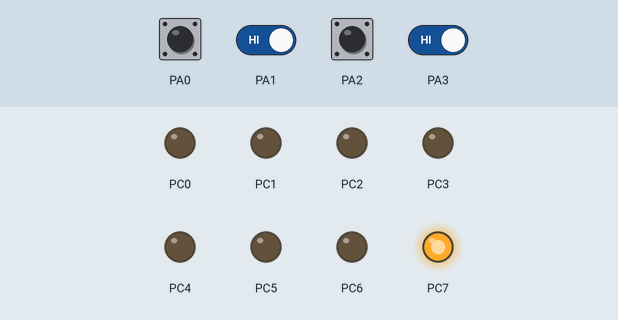
This program was run on a simulated ATmega1284P, built with avr-gcc and emulated at 8 MHz. Parts: output pins drawn as LEDs (lit = HIGH). The inputs (shaded band) are chosen by the test bench; at power-on: PA0–3 HIGH.

Above: at 1.2 s.
1.3 s: PA0 pulled LOW for 0.15 s
At 1.37 s:
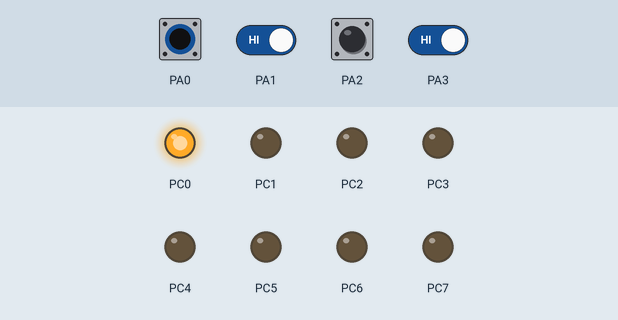
2.9 s: PA0 driven LOW and PA1 driven LOW
At 4.1 s:
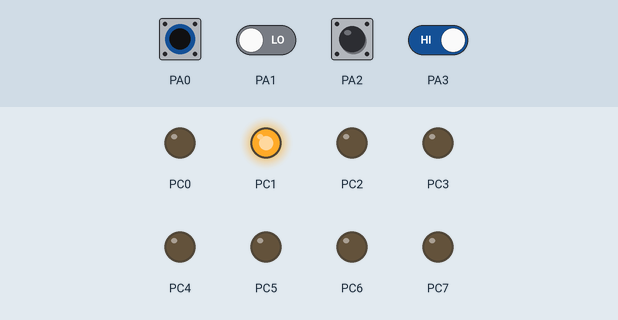
4.4 s: PA2 pulled LOW for 0.15 s
At 4.47 s:
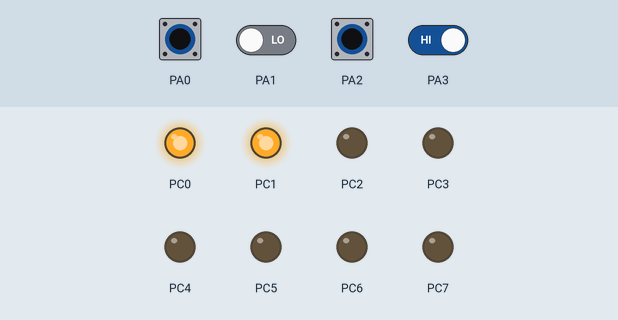
6.0 s: PA0 driven HIGH
At 6.4 s:
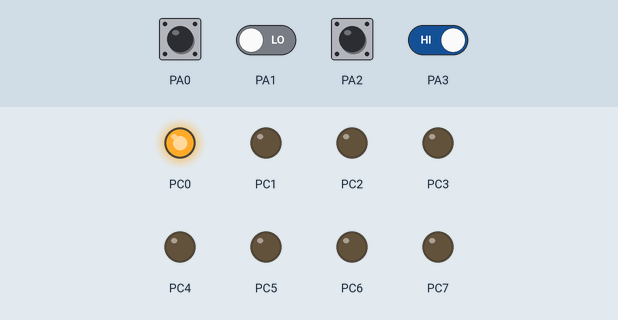
7.5 s: PA0 driven LOW
At 8.7 s:
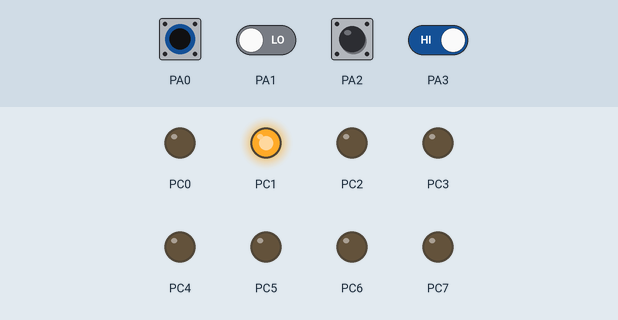
9.0 s: PA2 driven LOW and PA3 driven LOW
At 9.9 s:
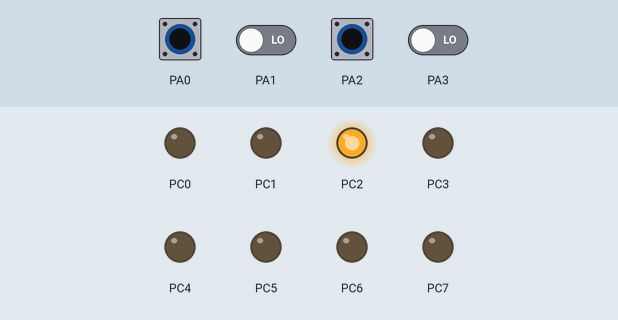
Timing chart, 0 to 11.5 s (numbered marks = the images above; inputs shaded):
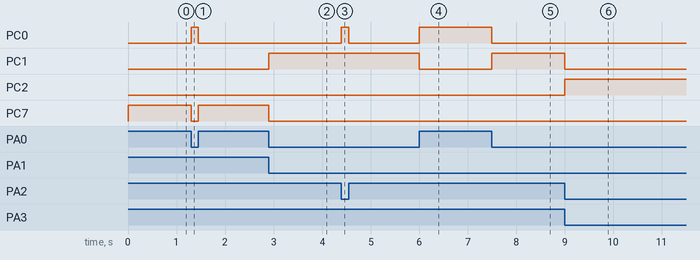

The program:

main.c
```c
/*	Author: akim106
 *  Partner(s) Name:
 *	Lab Section:
 *	Assignment: Lab #  Exercise #
 *	Exercise Description: [optional - include for your own benefit]
 *
 *	I acknowledge all content contained herein, excluding template or example
 *	code, is my own original work.
 */
#include <avr/io.h>
#ifdef _SIMULATE_
#include "simAVRHeader.h"
#endif

// Part 3 - Parking space sensor w/ full light
int main(void) {
    DDRA = 0x00; PORTA = 0xFF; // Port A becomes inputs
    DDRC = 0xFF; PORTC = 0x00; // Port C becomes outputs init 0
    unsigned char cntavail = 0x00;
    unsigned char tmpA = 0x00; // Temporary variables to hold B and A
    while (1) {
      //Read Input
      tmpA = PINA & 0x0F;
      if (tmpA == 0x00) {// checking spots
        cntavail = 4;  // 4 open
      }
      else if (tmpA == 0x01 || tmpA == 0x02 || tmpA == 0x04 || tmpA == 0x08) {//3 open
        cntavail = 3;
      }
      else if (tmpA == 0x03 || tmpA == 0x06 || tmpA == 0x0C || tmpA == 0x05 || tmpA == 0x0A || tmpA == 0x09) {// 2 open
        cntavail = 2;
      }
      else if (tmpA == 0x07 || tmpA == 0x0E || tmpA == 0x0B || tmpA == 0x0D ) {// 1 open
        cntavail = 1;
      } else {
        cntavail = 0x80;  //Lot full
      }
      //Write output
      PORTC = cntavail;
    }
    return 0;
}
```

simAVRHeader.h
```c
/* Debug information for SimAVR */
#include <stdio.h>
#ifndef F_CPU
#define F_CPU 8000000
#endif

#include <avr/sleep.h>
#include "include/simavr/avr/avr_mcu_section.h"
AVR_MCU(F_CPU,"atmega1284");
AVR_MCU_VCD_FILE("build/results/Lab2_IntroToAVR_trace.vcd",1000);

const struct avr_mmcu_vcd_trace_t _mytrace[] _MMCU_ = {
    { AVR_MCU_VCD_SYMBOL("PINA0"), .mask = 1 << 0,.what = (void*)&PINA, } , // Example individual pin
    { AVR_MCU_VCD_SYMBOL("PORTB"), .what = (void*)&PORTB, } , // Example full port

};

/* Function to output through UART */
static int uart_putchar(char c, FILE *stream) {
    if (c == '\n') {
        uart_putchar('\r',stream);
    }
    loop_until_bit_is_set(UCSR0A,UDRE0);
    UDR0 = c;
    return 0;
}

/* Setup filestream for debugging */
FILE mystdout = FDEV_SETUP_STREAM(uart_putchar,NULL,_FDEV_SETUP_WRITE);
/* End SimAVR section */
```

Measured:
- after the input at 1.3 s, PC0: LOW → HIGH at once, → LOW 0.15 s later; PC7: HIGH → LOW at once, → HIGH 0.15 s later
- after the input at 2.9 s, PC1: LOW → HIGH at once; PC7: HIGH → LOW at once
- after the input at 4.4 s, PC0: LOW → HIGH at once, → LOW 0.15 s later
- after the input at 6.0 s, PC0: LOW → HIGH at once; PC1: HIGH → LOW at once
- after the input at 7.5 s, PC0: HIGH → LOW at once; PC1: LOW → HIGH at once
- after the input at 9.0 s, PC1: HIGH → LOW at once; PC2: LOW → HIGH at once
